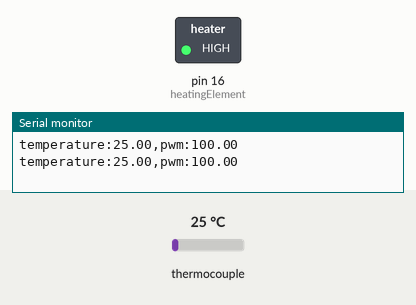
Bench run of a sketch on a simulated Arduino Uno, built with avr-gcc and run on an emulated ATmega328P. On the bench: switched loads named in the sketch (green lamp = pin HIGH), the last lines printed to the serial monitor. Dashed ring = blinking. Inputs (shaded band) come from the test bench; at power-on: thermocouple 25 °C.

Above: at 1.8 s.
1.9 s: thermocouple set to 86 °C
4.1 s: thermocouple set to 91 °C
At 6.4 s:
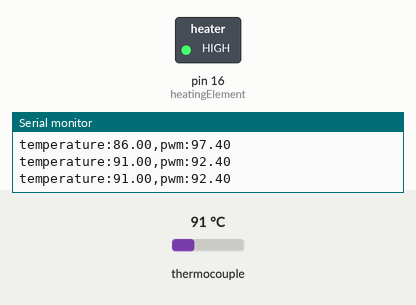
8.2 s: thermocouple set to 6 °C
At 8.94 s:
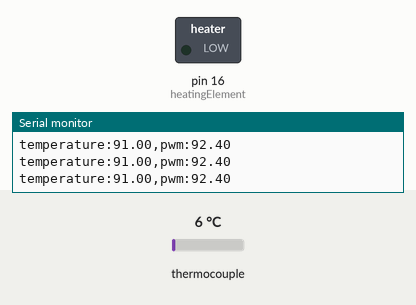
10.4 s: thermocouple set to 225 °C
At 11.7 s:
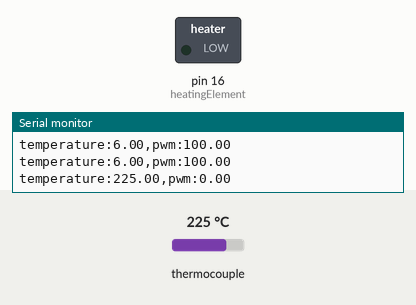
Timing chart, 0 to 13.4 s (numbered marks = the images above; inputs shaded):
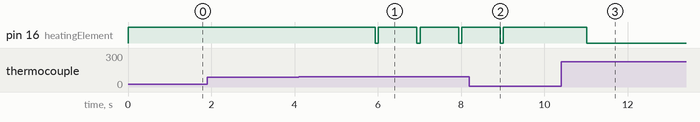

The sketch:

SolderPlate.ino
```cpp
#include <max6675.h>

// Temperature Sensor
int thermoD0 = 12; // s0
int thermoCS = 15;
int thermoCLK = 14; // sck
MAX6675 thermocouple(thermoCLK, thermoCS, thermoD0);

int heatingElement = 16;

float setTemp;
float kP, kI, kD;

int running = 0;

void setup()
{
  Serial.begin(9600);
  pinMode(heatingElement, OUTPUT);
  digitalWrite(heatingElement, HIGH);
}

int calcPID(float temp, float kp, float ki, float kd) {
  static float PID_prevError, currTime;
  float PID_value, PID_error, PID_p, PID_i, PID_d, elapsedTime, prevTime;

  PID_error = setTemp - temp + 3;
  PID_p = 0.01*kp * PID_error;
  PID_i = 0.01*PID_i + (ki * PID_error);

  prevTime = currTime;
  currTime = millis();
  elapsedTime = (currTime - prevTime) / 1000;
  // PID_d = 0.01*kd*((PID_error - PID_prevError)/elapsedTime);
  PID_value = PID_p + PID_i;

  if(PID_value < 0){
    PID_value = 0;
  } else if(PID_value > 1000){
    PID_value = 1000;
  }

  PID_prevError = PID_error;

  return PID_value;
}

void loop()
{
  float currTemp;
  int heatSetting;

  setTemp = 180;
  kP = 5;
  kI = 10;
  kD = 60;

  currTemp = thermocouple.readCelsius();
  heatSetting = calcPID(currTemp, kP, kI, kD);

  Serial.print("temperature:");
  Serial.print(currTemp);
  Serial.print(",pwm:");
  Serial.println(heatSetting / 10.0);


  // Poor man's PWM
  if(heatSetting > 50) {
    digitalWrite(heatingElement, HIGH);
  }
  delay(heatSetting);

  if(heatSetting < 950) {
    digitalWrite(heatingElement, LOW);
  }
  delay(1000 - heatSetting);

}
```

Measured:
- the behaviour switches between 88 and 89 °C on thermocouple (found by bisection; images 0 and 1)
- after the input at 4.1 s, pin 16 (heatingElement): alternates HIGH for 0.92 s and LOW for 0.08 s, starting after 1.8 s
- after the input at 8.2 s, pin 16 (heatingElement): goes on until 9.0 s, then stays HIGH
- after the input at 10.4 s, pin 16 (heatingElement): HIGH → LOW after 0.62 s
